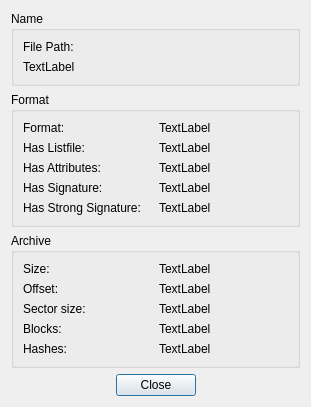
<?xml version="1.0" encoding="UTF-8"?>
<ui version="4.0">
 <class>ArchiveInfoDialog</class>
 <widget class="QDialog" name="ArchiveInfoDialog">
  <property name="geometry">
   <rect>
    <x>0</x>
    <y>0</y>
    <width>311</width>
    <height>361</height>
   </rect>
  </property>
  <property name="windowTitle">
   <string>Archive Information</string>
  </property>
  <layout class="QGridLayout" name="gridLayout">
   <item row="0" column="0">
    <widget class="QGroupBox" name="m_nameGroupBox">
     <property name="title">
      <string>Name</string>
     </property>
     <layout class="QGridLayout" name="gridLayout_4">
      <item row="0" column="0">
       <widget class="QLabel" name="label_21">
        <property name="text">
         <string>File Path:</string>
        </property>
       </widget>
      </item>
      <item row="1" column="0">
       <widget class="QLabel" name="m_filePathLabel">
        <property name="text">
         <string>TextLabel</string>
        </property>
        <property name="wordWrap">
         <bool>true</bool>
        </property>
       </widget>
      </item>
     </layout>
    </widget>
   </item>
   <item row="1" column="0">
    <widget class="QGroupBox" name="m_formatGroupBox">
     <property name="title">
      <string>Format</string>
     </property>
     <layout class="QGridLayout" name="gridLayout_3">
      <item row="0" column="0">
       <widget class="QLabel" name="label">
        <property name="text">
         <string>Format:</string>
        </property>
       </widget>
      </item>
      <item row="0" column="1">
       <widget class="QLabel" name="m_formatLabel">
        <property name="text">
         <string>TextLabel</string>
        </property>
       </widget>
      </item>
      <item row="1" column="0">
       <widget class="QLabel" name="label_2">
        <property name="text">
         <string>Has Listfile:</string>
        </property>
       </widget>
      </item>
      <item row="1" column="1">
       <widget class="QLabel" name="m_hasListfileLabel">
        <property name="text">
         <string>TextLabel</string>
        </property>
       </widget>
      </item>
      <item row="2" column="0">
       <widget class="QLabel" name="label_5">
        <property name="text">
         <string>Has Attributes:</string>
        </property>
       </widget>
      </item>
      <item row="2" column="1">
       <widget class="QLabel" name="m_hasAttributesLabel">
        <property name="text">
         <string>TextLabel</string>
        </property>
       </widget>
      </item>
      <item row="3" column="0">
       <widget class="QLabel" name="label_6">
        <property name="text">
         <string>Has Signature:</string>
        </property>
       </widget>
      </item>
      <item row="3" column="1">
       <widget class="QLabel" name="m_hasSignatureLabel">
        <property name="text">
         <string>TextLabel</string>
        </property>
       </widget>
      </item>
      <item row="4" column="0">
       <widget class="QLabel" name="label_14">
        <property name="text">
         <string>Has Strong Signature:</string>
        </property>
       </widget>
      </item>
      <item row="4" column="1">
       <widget class="QLabel" name="m_hasStrongSignatureLabel">
        <property name="text">
         <string>TextLabel</string>
        </property>
       </widget>
      </item>
     </layout>
    </widget>
   </item>
   <item row="2" column="0">
    <widget class="QGroupBox" name="m_archiveGroupBox">
     <property name="title">
      <string>Archive</string>
     </property>
     <layout class="QGridLayout" name="gridLayout_2">
      <item row="0" column="0">
       <widget class="QLabel" name="label_11">
        <property name="text">
         <string>Size:</string>
        </property>
       </widget>
      </item>
      <item row="0" column="1">
       <widget class="QLabel" name="m_sizeLabel">
        <property name="text">
         <string>TextLabel</string>
        </property>
       </widget>
      </item>
      <item row="1" column="0">
       <widget class="QLabel" name="label_19">
        <property name="text">
         <string>Offset:</string>
        </property>
       </widget>
      </item>
      <item row="1" column="1">
       <widget class="QLabel" name="m_offsetLabel">
        <property name="text">
         <string>TextLabel</string>
        </property>
       </widget>
      </item>
      <item row="2" column="0">
       <widget class="QLabel" name="label_9">
        <property name="text">
         <string>Sector size:</string>
        </property>
       </widget>
      </item>
      <item row="2" column="1">
       <widget class="QLabel" name="m_sectorSizeLabel">
        <property name="text">
         <string>TextLabel</string>
        </property>
       </widget>
      </item>
      <item row="3" column="0">
       <widget class="QLabel" name="label_15">
        <property name="text">
         <string>Blocks:</string>
        </property>
       </widget>
      </item>
      <item row="3" column="1">
       <widget class="QLabel" name="m_blocksLabel">
        <property name="text">
         <string>TextLabel</string>
        </property>
       </widget>
      </item>
      <item row="4" column="0">
       <widget class="QLabel" name="label_17">
        <property name="text">
         <string>Hashes:</string>
        </property>
       </widget>
      </item>
      <item row="4" column="1">
       <widget class="QLabel" name="m_hashesLabel">
        <property name="text">
         <string>TextLabel</string>
        </property>
       </widget>
      </item>
     </layout>
    </widget>
   </item>
   <item row="3" column="0">
    <widget class="KDialogButtonBox" name="dialogButtonBox">
     <property name="standardButtons">
      <set>QDialogButtonBox::Close</set>
     </property>
     <property name="centerButtons">
      <bool>true</bool>
     </property>
    </widget>
   </item>
  </layout>
 </widget>
 <customwidgets>
  <customwidget>
   <class>KDialogButtonBox</class>
   <extends>QDialogButtonBox</extends>
   <header>kdialogbuttonbox.h</header>
  </customwidget>
 </customwidgets>
 <resources/>
 <connections>
  <connection>
   <sender>dialogButtonBox</sender>
   <signal>accepted()</signal>
   <receiver>ArchiveInfoDialog</receiver>
   <slot>accept()</slot>
   <hints>
    <hint type="sourcelabel">
     <x>137</x>
     <y>347</y>
    </hint>
    <hint type="destinationlabel">
     <x>401</x>
     <y>201</y>
    </hint>
   </hints>
  </connection>
  <connection>
   <sender>dialogButtonBox</sender>
   <signal>rejected()</signal>
   <receiver>ArchiveInfoDialog</receiver>
   <slot>reject()</slot>
   <hints>
    <hint type="sourcelabel">
     <x>92</x>
     <y>338</y>
    </hint>
    <hint type="destinationlabel">
     <x>403</x>
     <y>158</y>
    </hint>
   </hints>
  </connection>
 </connections>
</ui>
